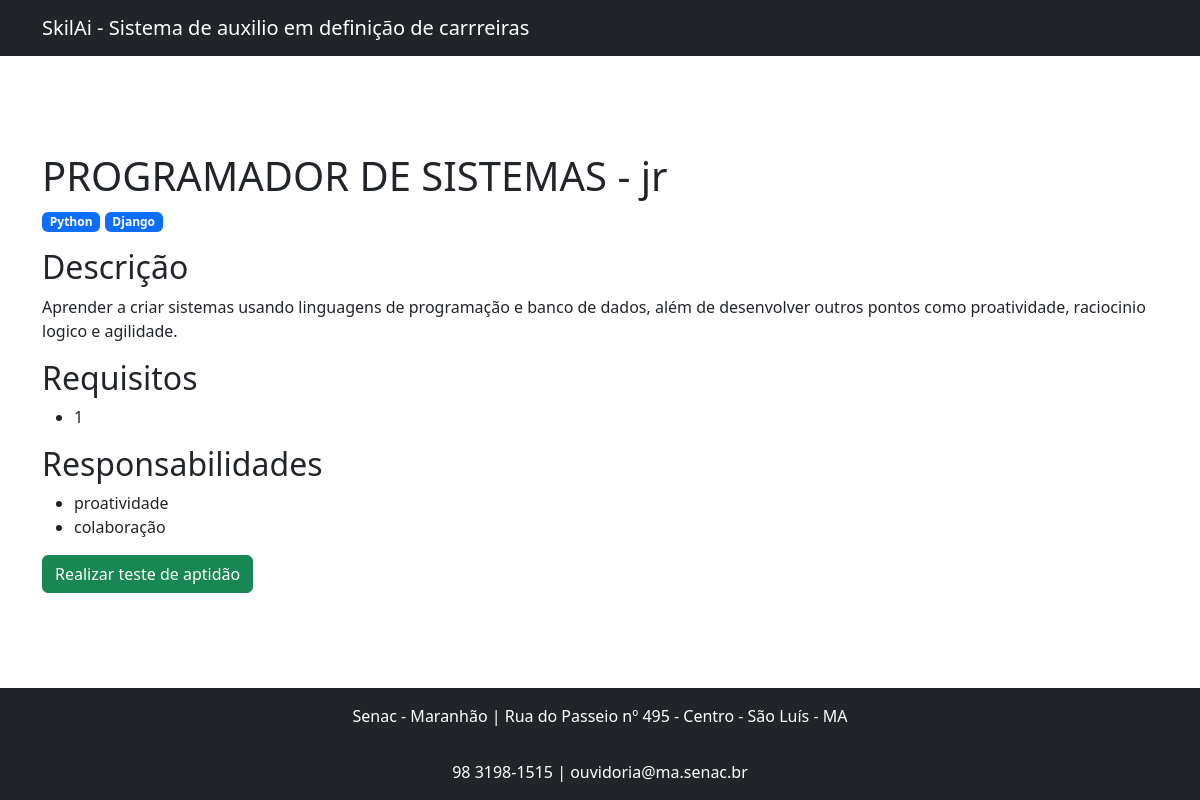
Screenshot of /jobs/3/ with the database file from the repository.
### jobs/models.py (models this page shows, shortened)
class Job(models.Model):
    LEVEL_CHOICES = (
        ('ba', 'Básico'),
        ('in', 'Intermediário'),
        ('av', 'Avançado'),
    )
    title = models.CharField(max_length=100,verbose_name='Título do curso')
    description = models.TextField(verbose_name='Descrição do curso')
    requirements = models.TextField(verbose_name='Pré-requisito do curso')
    responsibilities = models.TextField(verbose_name='Responsabilidades')
    level = models.CharField(max_length=2, choices=LEVEL_CHOICES, verbose_name='Nivel')
    skills = models.ManyToManyField("jobs.Skill", related_name="jobs",verbose_name='Skills necessárias')
    def requirements_list(self):
        return self.requirements.split("\n")
    def responsibilities_list(self):
        return self.responsibilities.split("\n")

class Skill(models.Model):
    title = models.CharField(max_length=100, unique=True, blank=False, null=False)

### jobs/views.py (the view)
# urls.py: path('<int:pk>/',details_job,name='details')
def details_job(request,pk):
    job = get_object_or_404(Job,pk=pk)
    return render(
        request,
        "jobs/details.html",
        {
            "page_title": job.title,
            "job":job
        }
    )

### jobs/templates/jobs/details.html (shortened to what this page needs)
{% extends 'bases/base.html' %}
{% block 'body' %}
    <section class="py-5 ">
        <h1>{{ page_title }} - {{ job.get_level_display }}</h1>
        <div>
            {% for skill in job.skills.all %}
                <span class="badge text-bg-primary">{{ skill.title }}</span>
             {% endfor %}
        </div>
        <h2 class="mt-3"> Descrição </h2>
        <p>{{job.description|linebreaksbr}}</p>
        <h2 class="mt-3"> Requisitos </h2>
        <ul>
            {% for requirement in job.requirements_list %}
                <li>{{requirement}}</li>
            {% endfor %}
        </ul>
        <h2 class="mt-3"> Responsabilidades </h2>
        <ul>
            {% for responsibilite in job.responsibilities_list %}
                <li>{{responsibilite}}</li>
            {% endfor %}
        </ul>
        <form action="{% url 'interviews:create' job_pk=job.pk %}" method="POST">
            <button type="submit" class="btn btn-success"> Realizar teste de aptidão </button>
        </form>
    </section>
{% endblock %}

### rows the page displays
Job: title "PROGRAMADOR DE SISTEMAS", level "jr", description "Aprender a criar sistemas usando linguagens de programação e banco de dados, além de desenvolver outros pontos como proatividade, raciocinio logico e agilidade."
Skill: title "Python"
Skill: title "Django"

### other values shown
{{ requirement }} "1"
{{ responsibilite }} "proatividade" "colaboração"
